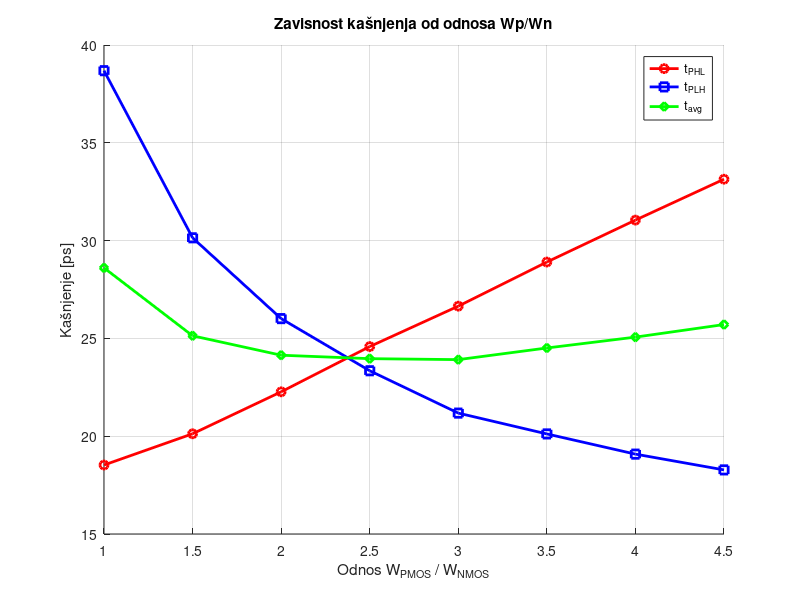

The MATLAB source for this figure:
wp_wn_ratio = [6/6, 9/6, 12/6,  15/6, 18/6, 21/6, 24/6, 27/6];

% Merenja kašnjenja u sekundama (primerne vrednosti – zameni svojim!)
tplh = [38.687e-12, 30.1429e-12, 26.0117e-12, 23.34587e-12, 21.180793e-12, 20.11632e-12, 19.08357e-12, 18.27728e-12];
tphl = [18.5267e-12, 20.1239e-12, 22.26899e-12, 24.58256e-12, 26.648772e-12, 28.90393e-12, 31.047926e-12, 33.13877e-12];

% Ukupno (prosečno) kašnjenje
tavg = (tplh + tphl) / 2;

% Crtanje grafika
figure;
hold on;
plot(wp_wn_ratio, tphl * 1e12, '-o', 'LineWidth', 2, 'Color', 'r'); % crveno - tplh
plot(wp_wn_ratio, tplh * 1e12, '-s', 'LineWidth', 2, 'Color', 'b'); % plavo - tphl
plot(wp_wn_ratio, tavg * 1e12, '-d', 'LineWidth', 2, 'Color', 'g'); % zeleno - tavg

% Podešavanje izgleda
xlabel('Odnos W_{PMOS} / W_{NMOS}');
ylabel('Kašnjenje [ps]');
title('Zavisnost kašnjenja od odnosa Wp/Wn');
legend('t_{PHL}', 't_{PLH}', 't_{avg}', 'Location', 'best');
grid on;
hold off;
